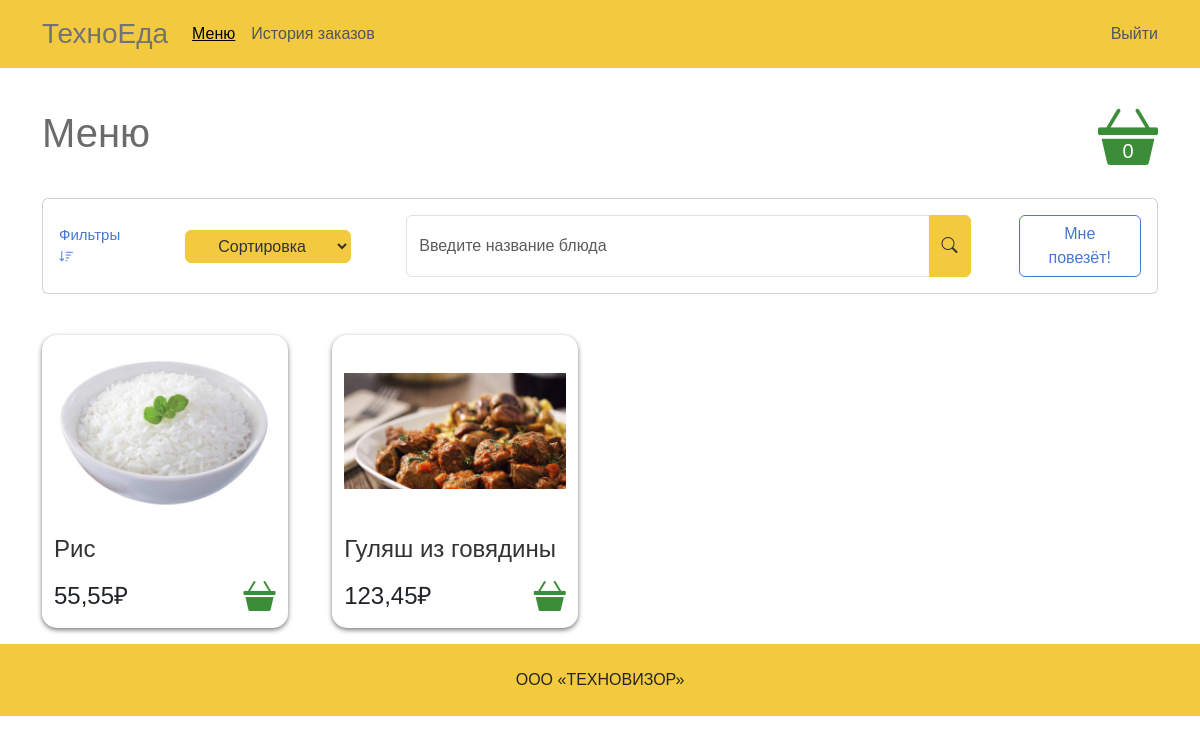
The app's page / (signed in) with its own data.
### mainapp/models.py (models this page shows, shortened)
class Cart(models.Model):
    owner = models.ForeignKey(Employee, null=True, verbose_name='Владелец', on_delete=models.CASCADE)
    products = models.ManyToManyField(CartDish, blank=True, related_name='related_cart', verbose_name='Продукты')
    total_products = models.PositiveIntegerField(default=0, verbose_name='Количество продуктов')
    final_price = models.DecimalField(max_digits=9, default=0, decimal_places=2, verbose_name='Общая цена')
    in_order = models.BooleanField(default=False, verbose_name='Заказан')
    class Meta:
        verbose_name = 'Корзина'
        verbose_name_plural = 'Корзины'

class Dish(models.Model):
    category = models.ForeignKey(Category, verbose_name='Категория', on_delete=models.CASCADE)
    title = models.CharField(max_length=255, verbose_name='Наименование')
    slug = models.SlugField(unique=True)
    image1 = models.ImageField(verbose_name='Изображение 1', blank=True)
    image2 = models.ImageField(verbose_name='Изображение 2', blank=True)
    image3 = models.ImageField(verbose_name='Изображение 3', blank=True)
    vegan = models.BooleanField(verbose_name="Веган-блюдо", default=False)
    in_stock = models.BooleanField(verbose_name="В наличии", default=True)
    weight = models.DecimalField(verbose_name='Вес',max_digits=5, decimal_places=2, blank=True)
    calories = models.DecimalField(verbose_name='Калории',max_digits=5, decimal_places=1, blank=True)
    proteins = models.DecimalField(verbose_name='Белки',max_digits=5, decimal_places=1, blank=True)
    fats = models.DecimalField(verbose_name='Жиры',max_digits=5, decimal_places=1, blank=True)
    carb = models.DecimalField(verbose_name='Углеводы',max_digits=5, decimal_places=1, blank=True)
    description = models.TextField(verbose_name='Описание', blank=True)
    price = models.DecimalField(verbose_name='Цена',max_digits=5, decimal_places=2)
    def get_product_url(obj):
        return f"{obj.category.slug}/{obj.slug}"
    class Meta:
        verbose_name = 'Блюдо'
        verbose_name_plural = ' Блюда'

### mainapp/views.py (the view)
# urls.py: path('', Menu.as_view(), name='main'),
class Menu(CartMixin, View):
    dishes = Dish.objects.filter()
    def get(self, request, *args, **kwargs):
        return render(request, "base.html", {'dishes':self.dishes, 'cart':self.cart,})

### mainapp/mixins.py (called while the page is built)
    def dispatch(self, request, *args, **kwargs):
        if request.user.is_authenticated:
            customer = Employee.objects.filter(user=request.user).first()
            if not customer:
                customer = Employee.objects.create(
                    user=request.user,
                )
                cart = Cart.objects.create(owner=customer)
            cart = Cart.objects.filter(owner=customer, in_order=False).first()
            if not cart:
                cart = Cart.objects.create(owner=customer)
        else:
            cart = Cart.objects.filter(for_anonymous_user=True).first()
        self.cart = cart
        return super().dispatch(request, *args, **kwargs)

### mainapp/templates/base.html (shortened to what this page needs)
{% load static %}
<!DOCTYPE html>
<html lang="en">
<head>
   <link href="https://cdn.jsdelivr.net/npm/bootstrap@5.3.2/dist/css/bootstrap.min.css" rel="stylesheet"
>
   <link rel="stylesheet" href="https://cdn.jsdelivr.net/npm/bootstrap-icons@1.10.5/font/bootstrap-icons.css">
   <link rel="stylesheet" href="https://cdn.jsdelivr.net/npm/bootstrap-icons@1.8.1/font/bootstrap-icons.css">
   <link rel="stylesheet" href="{% static 'css/style.css' %}">
</head>
<body>
   <header class="">
      <nav class="navbar navbar-expand-xl navbar-light navbar">
         <div class="container">
            <a class="navbar-brand fs-3" href="{% url 'main' %}">ТехноЕда</a>
            <div class="collapse navbar-collapse show" id="navbarText">
               <ul class="navbar-nav me-auto mb-2 mb-xl-0">
                  <li class="nav-item">
                     <a class="nav-link active fs-6" aria-current="page" href="{% url 'main' %}">Меню</a>
                  </li>
                  <li class="nav-item">
                     <a class="nav-link fs-6" href="history.html">История заказов</a>
                  </li>
               </ul>
                {% if request.user.is_authenticated %}
               <a class="nav-link" href="{% url 'logout' %}">Выйти</a>
                    {% else %}
               <a class="nav-link" href="{% url 'login' %}">Авторизация</a>
                {% endif %}
            </div>
         </div>
      </nav>
   </header>
{% block content %}
   <section class="main-content min-h-800">
      <div class="container mt-4">
         <div class="d-flex justify-content-between align-items-center">
            <h1>Меню</h1>
            <a href="{% url 'cart' %}" class="basketa basketa_big d-flex"><div class="basket_hover"></div><i class="bi bi-basket3-fill t123"></i><p class="m-0 fs-5 cart_count">{{ cart.total_products }}</p></a>
         </div>
         <div class="row d-flex justify-content-center align-items-center mt-3 mb-4">
            <div class="col-md-12 ">
               <div class="card ">
                  <div class="search_content row g-4 d-flex justify-content-between align-items-center mt-3">
                     <a data-toggle="collapse" href="#collapseExample" role="button" aria-expanded="false"
                        aria-controls="collapseExample" class="advanced col-md-1 ms-3">
                        Фильтры <i class="bi bi-sort-down"></i>
                     </a>
                     <div class="col-md-2">
                        <select class="form-select-sm sort-by btn btn-secondary dropdown-toggle">
                           <option selected disabled selected>Сортировка</option>
                        </select>
                     </div>
                     <div class="col-lg-8 col-md-6 d-flex me-3">
                        <input type="text" class="form-control d-flex me-4"
                           placeholder="Введите название блюда">
                              <button class="search_btn btn btn-secondary btn-block me-5"><i class="bi bi-search"></i></button>
                              <a href="" class="btn col-md-2 lucky">Мне повезёт!</a>
                     </div>
                  </div>
               </div>
            </div>
         </div>
         <div class="container m-0 p-0">
            <div class="row container m-0 p-0">
               <div class="row col-lg-12  m-0 p-0">
                   {% for dish in dishes %}
                       <div class=" product-cart col-lg-12">
                         <div class="product-thumb">
                            <a href="#" class="p-0 pb-2"><img src="{{ dish.image1.url }}" alt="img" class="mw95"></a>
                         </div>
                         <div class="product-details">
                            <h4><a href="dish/{{ dish.get_product_url }}">{{ dish.title }}</a></h4>
                         </div>
                         <div class="product-bottom-details">
                            <div class="product-bottom d-flex justify-content-between align-items-center">
                               <p>{{ dish.price }}₽</p>
                                <a href="" class="wh32 bl">
                                    <form action="{% url 'add_to_cart' ct_model=dish.category.slug slug=dish.slug %}" method="get">
                                        <div class="basketa"><div class="basket_hover"></div><i class="bi bi-basket3-fill t123"></i></div>
                                    </form>
                                </a>
                            </div>
                         </div>
                  </div>
                   {% endfor %}
               </div>
            </div>
         </div>
      </div>
   </section>
{% endblock content %}
   <footer class="footer">
      <div class="container">
         <p class="p-4 m-0 text-center">ООО «ТЕХНОВИЗОР»</p>
      </div>
   </footer>
</body>
</html>

### mainapp/static/css/style.css (style rules this page uses)
* { font-family: 'Source Sans Pro', sans-serif; text-decoration: none; --main: #F3C940; --main-hover: #f5c21a; --blue:#4976D5; --green: #3c8d38; --bs-navbar-brand-color: #737373; --red: rgb(165, 23, 23); }
.h1, .h2, .h3, .h4, .h5, .h6, h1, h2, h3, h4, h5, h6 { color: #6b6b6b; }
.navbar-nav .nav-link.active, .navbar-nav .nav-link.show, a.nav-link.active { text-decoration: underline; }
.nav-item a, .nav-link { color: #4e585b; }
.search_content>* { margin: 0; }
a { text-decoration: none; color: #333333; }
header, footer { background-color: var(--main); }
.product-cart { box-shadow: 0 2px 5px 0 rgba(0, 0, 0, 0.527); transition: all .3s; border-radius: 15px; width: 22%; margin-right: 4%; margin-bottom: 1.5%; margin-top: 1.5%; }
.basket_hover { position: absolute; width: 100%; height: 100%; z-index: 100; }
.basketa { position: relative; display: block !important; color: var(--green); font-size: 32px; z-index: 100; }
.basketa_big { color: var(--green); font-size: 60px; }
.product-thumb a { display: flex; align-items: center; justify-content: center; height: 200px; padding: 20px; }
.product-thumb img, .product-thumb_history img { max-height: 100%; }
.product-bottom p { font-size: 24px; margin: 0; }
.product-bottom-details { margin-bottom: 0.5rem; }
.sort-by { width: 100%; height: 100%; color: var(--bs-navbar-brand-color); }
.sort-by option { background-color: #fff; color: #333333; }
.search_btn { margin-left: -5%; border-radius: 0px 0.375rem 0.375rem 0px; }
.advanced { color: var(--blue); text-decoration: none; font-size: 15px; font-weight: 500; }
.btn-secondary, .btn-secondary:focus, .btn-secondary:active { color: #313131; background-color: var(--main) !important; border-color: var(--main) !important; box-shadow: none; }
.cart_count { position: absolute; top: 44px; left: 0; color: #ffffff; margin-top: 50px; width: 100%; text-align: center; }
a.lucky { color: var(--blue); border: 1px var(--blue) solid; }
.mw95 { max-width: 100%; }

### records on screen
Cart: total_products "0"
Dish: image1 (picture), title "Рис", price "55,55"
Dish: image1 (picture), title "Гуляш из говядины", price "123,45"
